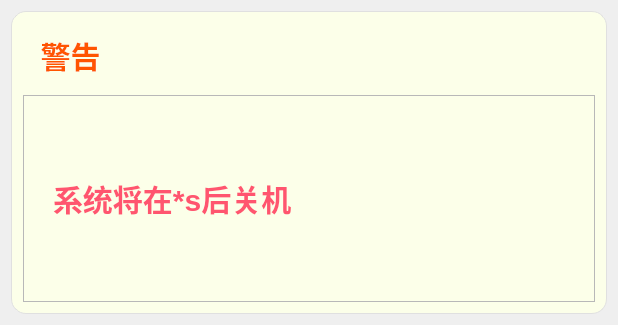
<?xml version="1.0" encoding="UTF-8"?>
<ui version="4.0">
 <class>DlgShutdownWarnClass</class>
 <widget class="QDialog" name="DlgShutdownWarnClass">
  <property name="geometry">
   <rect>
    <x>0</x>
    <y>0</y>
    <width>618</width>
    <height>325</height>
   </rect>
  </property>
  <property name="windowTitle">
   <string>DlgShutdownWarn</string>
  </property>
  <layout class="QVBoxLayout" name="verticalLayout_2">
   <item>
    <widget class="QGroupBox" name="groupBox">
     <property name="styleSheet">
      <string notr="true">QGroupBox {
    font-size: 20px;
    font-weight: bold;
    background-color: rgb(252, 255, 233);
    border: 1px solid #e0e0e0;
    border-radius: 2px;
	border-radius: 15px
}

QGroupBox::title {
    subcontrol-origin: margin;
    left: 10px;
    padding: 0 5px;
    color: #2c3e50;
}</string>
     </property>
     <property name="title">
      <string/>
     </property>
     <layout class="QVBoxLayout" name="verticalLayout" stretch="1,5">
      <item>
       <layout class="QHBoxLayout" name="horizontalLayout_2" stretch="1,5">
        <item>
         <widget class="QLabel" name="label_title">
          <property name="sizePolicy">
           <sizepolicy hsizetype="Minimum" vsizetype="Minimum">
            <horstretch>0</horstretch>
            <verstretch>0</verstretch>
           </sizepolicy>
          </property>
          <property name="styleSheet">
           <string notr="true">QLabel {
       font-size: 30px;        
       font-weight: bold;        
       color:  rgb(255, 85, 0);       
       padding: 10px 10px;     
       border-bottom: 2px solid #cccccc; 
    }</string>
          </property>
          <property name="text">
           <string>警告</string>
          </property>
          <property name="alignment">
           <set>Qt::AlignmentFlag::AlignCenter</set>
          </property>
         </widget>
        </item>
        <item>
         <spacer name="horizontalSpacer">
          <property name="orientation">
           <enum>Qt::Orientation::Horizontal</enum>
          </property>
          <property name="sizeHint" stdset="0">
           <size>
            <width>368</width>
            <height>20</height>
           </size>
          </property>
         </spacer>
        </item>
       </layout>
      </item>
      <item>
       <widget class="QFrame" name="frame">
        <property name="frameShape">
         <enum>QFrame::Shape::StyledPanel</enum>
        </property>
        <property name="frameShadow">
         <enum>QFrame::Shadow::Sunken</enum>
        </property>
        <layout class="QHBoxLayout" name="horizontalLayout">
         <item>
          <widget class="QLabel" name="label_info">
           <property name="styleSheet">
            <string notr="true">QLabel {
       font-size: 30px;        
       font-weight: bold;        
       color:  rgb(255, 85, 111);       
       padding: 10px 10px;     
       border-bottom: 2px solid #cccccc; 
    }</string>
           </property>
           <property name="text">
            <string>系统将在*s后关机</string>
           </property>
          </widget>
         </item>
        </layout>
       </widget>
      </item>
     </layout>
    </widget>
   </item>
  </layout>
 </widget>
 <layoutdefault spacing="6" margin="11"/>
 <resources/>
 <connections/>
</ui>
